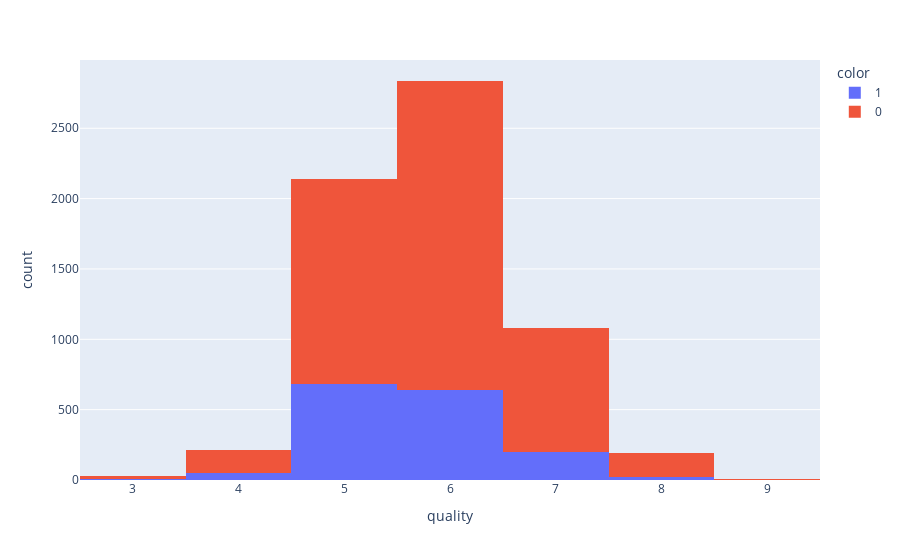

Write notebook code for a chart like this one.
### Markdown cell above
### 레드/화이트 와인별 등급 확인

### Code cell
fig = px.histogram(wine, x='quality', color='color')
fig.show()

### Figure 1 — Plotly figure (JSON) as saved in the notebook; plotly's stock layout.template omitted (floating-point values rounded to 4 significant figures; data arrays with more than 128 entries replaced by an {"elided": "..."} marker saying what was removed)
{"data": [{"alignmentgroup": "True", "bingroup": "x", "hovertemplate": "color=1<br>quality=%{x}<br>count=%{y}<extra></extra>", "legendgroup": "1", "marker": {"color": "#636efa", "pattern": {"shape": ""}}, "name": "1", "offsetgroup": "1", "orientation": "v", "showlegend": true, "type": "histogram", "x": {"elided": "1599 int values"}, "xaxis": "x", "yaxis": "y"}, {"alignmentgroup": "True", "bingroup": "x", "hovertemplate": "color=0<br>quality=%{x}<br>count=%{y}<extra></extra>", "legendgroup": "0", "marker": {"color": "#EF553B", "pattern": {"shape": ""}}, "name": "0", "offsetgroup": "0", "orientation": "v", "showlegend": true, "type": "histogram", "x": {"elided": "4898 int values"}, "xaxis": "x", "yaxis": "y"}], "layout": {"barmode": "relative", "legend": {"title": {"text": "color"}, "tracegroupgap": 0}, "margin": {"t": 60}, "xaxis": {"anchor": "y", "domain": [0, 1], "title": {"text": "quality"}}, "yaxis": {"anchor": "x", "domain": [0, 1], "title": {"text": "count"}}}}
